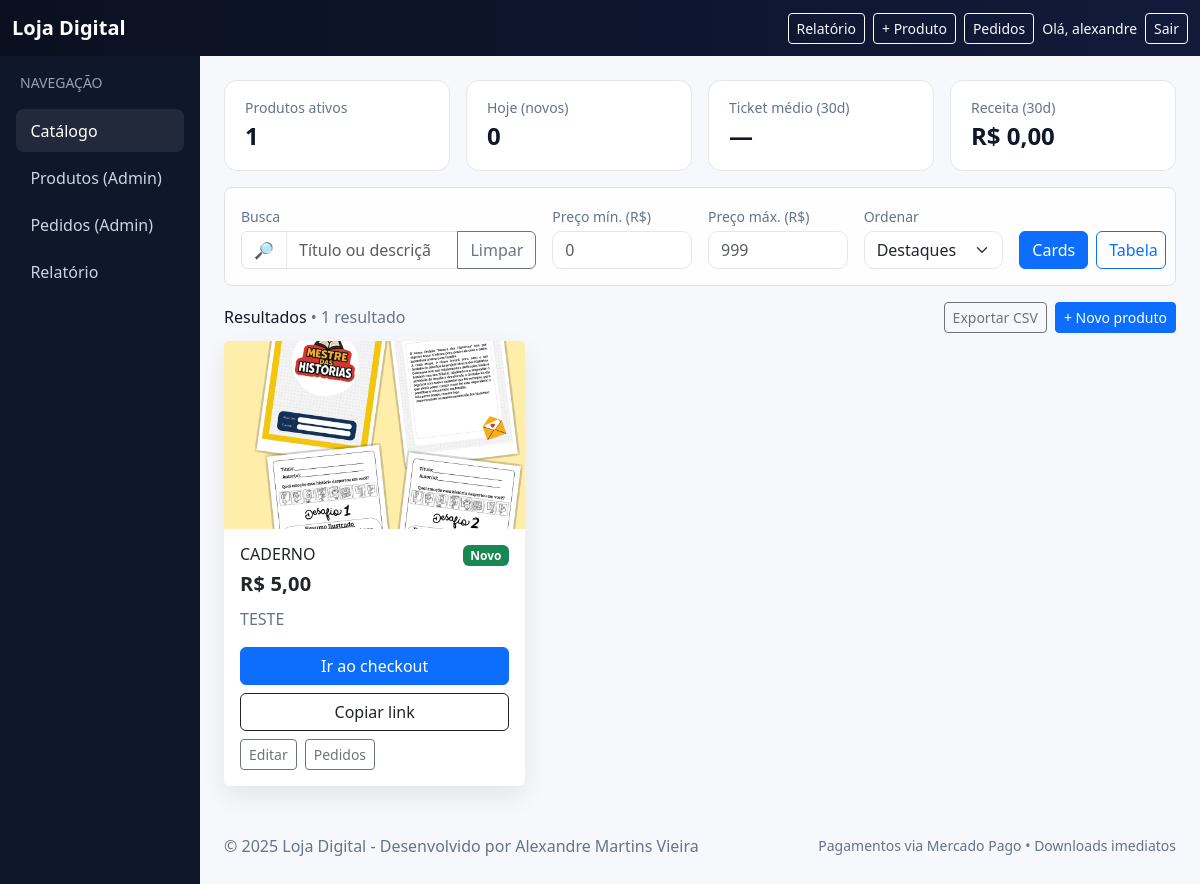
The app's page / (signed in) with its own data.
### vendas/models.py (models this page shows, shortened)
class Product(models.Model):
    title = models.CharField("Título", max_length=160)
    slug = models.SlugField(unique=True, max_length=180, editable=False)
    checkout_token = models.UUIDField(default=uuid.uuid4, editable=False, unique=True)
    description = models.TextField("Descrição", blank=True)
    image = models.ImageField(
        "Imagem",
        upload_to="produtos/imagens/",
        blank=True, null=True,
        **IMAGE_STORAGE_KW,
    )
    video_url = models.URLField("Vídeo (URL)", blank=True)
    digital_file = models.FileField(
        "Arquivo digital",
        upload_to="produtos/arquivos/",
        blank=True, null=True,
        **RAW_STORAGE_KW,
    )
    price = models.DecimalField("Preço (R$)", max_digits=10, decimal_places=2)
    promo_active = models.BooleanField("Promoção ativa?", default=False)
    promo_price = models.DecimalField(
        "Preço promocional (R$)", max_digits=10, decimal_places=2, blank=True, null=True
    )
    active = models.BooleanField("Ativo", default=True)
    created_at = models.DateTimeField(auto_now_add=True)
    class Meta:
        ordering = ["-created_at"]
    def get_checkout_url(self):
        return reverse("checkout", args=[self.slug, str(self.checkout_token)])

### vendas/views.py (the view)
# urls.py: path("", views.home, name="home"),
def home(request):
    products = Product.objects.filter(active=True).order_by("-created_at")
    now = timezone.now()
    start_30d = now - timedelta(days=30)
    paid_30d = Order.objects.filter(status="paid", created_at__gte=start_30d)
    receita_30d = paid_30d.aggregate(
        total=Coalesce(
            Sum("amount"),
            Value(Decimal("0.00")),
            output_field=DecimalField(max_digits=12, decimal_places=2),
        )
    )["total"] or Decimal("0.00")
    pedidos_30d = paid_30d.count()
    ticket_30d = (receita_30d / pedidos_30d) if pedidos_30d else Decimal("0.00")
    today_new = Product.objects.filter(active=True, created_at__date=now.date()).count()
    ctx = {
        "products": products,
        "kpi_today_new": today_new,
        "kpi_receita_30d": receita_30d,
        "kpi_pedidos_30d": pedidos_30d,
        "kpi_ticket_30d": ticket_30d,
    }
    return render(request, "vendas/home.html", ctx)

### vendas/templates/vendas/home.html (shortened to what this page needs)
<!doctype html>
<html lang="pt-br">
<head>
  <link href="https://cdn.jsdelivr.net/npm/bootstrap@5.3.3/dist/css/bootstrap.min.css" rel="stylesheet" />
</head>
<body>
<nav class="navbar nav-pro navbar-dark">
  <div class="container-fluid">
    <div class="d-flex align-items-center gap-3">
      <a class="navbar-brand fw-bold" href="{% url 'home' %}">Loja Digital</a>
    </div>
    {% url 'sales_report' as sales_url %}
    <div class="d-flex align-items-center gap-2 ms-auto">
      {% if user.is_authenticated and user.is_staff and sales_url %}
        <a class="btn btn-sm btn-outline-light" href="{{ sales_url }}">Relatório</a>
        <a class="btn btn-sm btn-outline-light" href="{% url 'admin:vendas_product_add' %}">+ Produto</a>
      {% endif %}
      {% if user.is_authenticated and user.is_staff %}
  <a class="btn btn-outline-light btn-sm" href="{% url 'orders_list' %}">Pedidos</a>
{% endif %}
      {% if user.is_authenticated %}
        <span class="text-light small d-none d-md-inline">Olá, {{ user.username }}</span>
        {% include "partials/logout_button.html" %}
      {% else %}
        <a class="btn btn-outline-light btn-sm" href="{% url 'login' %}">Entrar</a>
      {% endif %}
    </div>
  </div>
</nav>
<div class="container-fluid">
  <div class="row">
    <aside class="col-lg-2 p-3 sidebar d-none d-lg-block" id="sb">
      <div class="mb-3 px-1 text-uppercase small" style="color:#93a3b8;">Navegação</div>
      <nav class="d-grid gap-1">
        <a href="{% url 'home' %}" class="active">Catálogo</a>
        {% if user.is_staff %}
          <a href="{% url 'admin:vendas_product_changelist' %}">Produtos (Admin)</a>
          <a href="{% url 'admin:vendas_order_changelist' %}">Pedidos (Admin)</a>
          {% if sales_url %}<a href="{{ sales_url }}">Relatório</a>{% endif %}
        {% endif %}
      </nav>
    </aside>
    <main class="col-lg-10 p-3 p-lg-4">
      <div class="row g-3 mb-3">
        <div class="col-6 col-md-3">
          <div class="kpi">
            <div class="small text-muted-2">Produtos ativos</div>
            <div class="fs-4 fw-bold">{{ products|length }}</div>
          </div>
        </div>
        <div class="col-6 col-md-3">
          <div class="kpi">
            <div class="small text-muted-2">Hoje (novos)</div>
            <div class="fs-4 fw-bold">{{ kpi_today_new|default:0 }}</div>
          </div>
        </div>
        <div class="col-6 col-md-3">
          <div class="kpi">
            <div class="small text-muted-2">Ticket médio (30d)</div>
            <div class="fs-4 fw-bold">
              {% if kpi_pedidos_30d %}R$ {{ kpi_ticket_30d|floatformat:2 }}{% else %}—{% endif %}
            </div>
          </div>
        </div>
        <div class="col-6 col-md-3">
          <div class="kpi">
            <div class="small text-muted-2">Receita (30d)</div>
            <div class="fs-4 fw-bold">R$ {{ kpi_receita_30d|default:0|floatformat:2 }}</div>
          </div>
        </div>
      </div>
      <div class="sticky-topbar border rounded-3 p-3 mb-3">
        <div class="row g-3 align-items-end toolbar">
          <div class="col-12 col-md-4">
            <label class="form-label small text-muted-2 mb-1" for="q">Busca</label>
            <div class="input-group">
              <span class="input-group-text bg-white">🔎</span>
              <input id="q" type="search" class="form-control" placeholder="Título ou descrição…">
              <button id="btn-clear" class="btn btn-outline-secondary">Limpar</button>
            </div>
          </div>
          <div class="col-6 col-md-2">
            <label class="form-label small text-muted-2 mb-1" for="minPrice">Preço mín. (R$)</label>
            <input id="minPrice" type="number" min="0" step="1" class="form-control" placeholder="0">
          </div>
          <div class="col-6 col-md-2">
            <label class="form-label small text-muted-2 mb-1" for="maxPrice">Preço máx. (R$)</label>
            <input id="maxPrice" type="number" min="0" step="1" class="form-control" placeholder="999">
          </div>
          <div class="col-6 col-md-2">
            <label class="form-label small text-muted-2 mb-1" for="sortSel">Ordenar</label>
            <select id="sortSel" class="form-select">
              <option value="featured">Destaques</option>
            </select>
          </div>
          <div class="col-6 col-md-2 d-flex gap-2">
            <button id="btnCards" class="btn btn-primary w-50" aria-pressed="true">Cards</button>
            <button id="btnTable" class="btn btn-outline-primary w-50" aria-pressed="false">Tabela</button>
          </div>
        </div>
      </div>
      <div class="d-flex align-items-center justify-content-between mb-2">
        <h2 class="h6 m-0">Resultados <span id="resCount" class="text-muted-2 fw-normal"></span></h2>
        <div class="d-flex gap-2">
          <button id="btnExport" class="btn btn-outline-secondary btn-sm">Exportar CSV</button>
          {% if user.is_staff %}
            <a class="btn btn-primary btn-sm" href="{% url 'admin:vendas_product_add' %}">+ Novo produto</a>
          {% endif %}
        </div>
      </div>
      {% if products %}
        <div id="gridWrap">
          <div id="grid" class="row g-4">
            {% for p in products %}
              <div class="col-12 col-sm-6 col-xl-4 product-card"
                   data-title="{{ p.title|lower }}"
                   data-desc="{{ p.description|default:''|lower }}"
                   data-price="{{ p.price|floatformat:2 }}"
                   data-created="{{ p.created_at|date:'U' }}">
                <div class="card card-clean h-100">
                  {% if p.image %}
                    <img src="{{ p.image.url }}" class="card-img-top" alt="{{ p.title }}">
                  {% else %}
                    <div class="card-img-top d-flex align-items-center justify-content-center" style="background:#eef2f7;">
                      <span class="text-muted">Sem imagem</span>
                    </div>
                  {% endif %}
                  <div class="card-body d-flex flex-column">
                    <div class="d-flex justify-content-between align-items-start">
                      <h3 class="h6 mb-1">{{ p.title }}</h3>
                      {% if forloop.counter0 < 3 %}<span class="badge text-bg-success">Novo</span>{% endif %}
                    </div>
                    <div class="price fs-5 mb-2">R$ {{ p.price }}</div>
                    <p class="text-muted-2 flex-grow-1 mb-3">{{ p.description|default:""|truncatewords:24 }}</p>
                    <div class="d-grid gap-2">
                      <a class="btn btn-primary" href="{{ p.get_checkout_url }}">Ir ao checkout</a>
                      <button class="btn btn-outline-dark js-copy"
                              type="button"
                              data-url="{{ request.scheme }}://{{ request.get_host }}{{ p.get_checkout_url }}">
                        Copiar link
                      </button>
                      {% if user.is_staff %}
                        <div class="d-flex gap-2">
                          <a class="btn btn-outline-secondary btn-sm" href="{% url 'admin:vendas_product_change' p.id %}">Editar</a>
                          <a class="btn btn-outline-secondary btn-sm" href="{% url 'admin:vendas_order_changelist' %}?product__id__exact={{ p.id }}">Pedidos</a>
                        </div>
                      {% endif %}
                    </div>
                  </div>
                </div>
              </div>
            {% endfor %}
          </div>
        </div>
      {% endif %}
      <footer class="py-4">
        <div class="d-flex flex-wrap justify-content-between align-items-center text-muted-2">
          <div>© {% now "Y" %} Loja Digital - Desenvolvido por Alexandre Martins Vieira</div>
          <div class="small">Pagamentos via Mercado Pago • Downloads imediatos</div>
        </div>
      </footer>
    </main>
  </div>
</div>
</body>
</html>

### vendas/templates/vendas/home.html (style rules this page uses)
:root { --ink:#0f172a; --muted:#64748b; --ring:rgba(37,99,235,.18); --g1:#0b1020; --g2:#111a3a; }
body { background:#f6f8fb; color:var(--ink); }
.nav-pro { background:linear-gradient(90deg,var(--g1),var(--g2)); }
.sidebar { background:#0f172a; color:#cbd5e1; min-height:100vh; }
.sidebar a { color:#cbd5e1; text-decoration:none; display:block; padding:.6rem .9rem; border-radius:.5rem; }
.sidebar a.active, .sidebar a:hover { background:rgba(255,255,255,.08); color:#fff; }
.kpi { background:#fff; border:1px solid #e5e7eb; border-radius:.8rem; padding:1rem 1.25rem; }
.toolbar .form-select, .toolbar .form-control { border-radius:.6rem; border-color:#e5e7eb; }
.card-clean { border:none; box-shadow:0 10px 24px rgba(17,24,39,.08); transition:transform .12s ease, box-shadow .12s ease; }
.card-img-top { aspect-ratio:16/10; object-fit:cover; }
.price { font-weight:800; letter-spacing:.2px; }
.text-muted-2 { color:var(--muted); }
.sticky-topbar { position: sticky; top: 0; z-index: 20; background:#ffffffd6; backdrop-filter: blur(6px); }

### records on screen
Product: image (picture), title "CADERNO", price "5,00", description "TESTE"

### other values on screen
{{ user.username }} "alexandre"
{{ products|length }} "1"
{{ kpi_today_new|default:0 }} "0"
{{ kpi_receita_30d|default:0|floatformat:2 }} "0,00"
